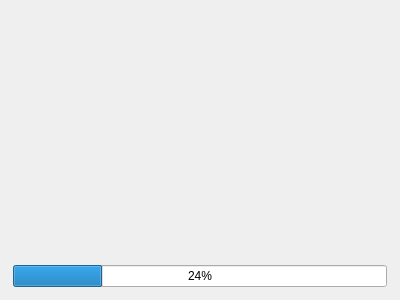
<?xml version="1.0" encoding="UTF-8"?>
<ui version="4.0">
 <class>NotificationZone</class>
 <widget class="QWidget" name="NotificationZone">
  <property name="geometry">
   <rect>
    <x>0</x>
    <y>0</y>
    <width>400</width>
    <height>300</height>
   </rect>
  </property>
  <property name="windowTitle">
   <string>Notification Zone</string>
  </property>
  <layout class="QVBoxLayout" name="verticalLayout_2">
   <item>
    <layout class="QVBoxLayout" name="verticalLayout" stretch="1,0">
     <property name="spacing">
      <number>2</number>
     </property>
     <property name="leftMargin">
      <number>2</number>
     </property>
     <property name="topMargin">
      <number>2</number>
     </property>
     <property name="rightMargin">
      <number>2</number>
     </property>
     <property name="bottomMargin">
      <number>2</number>
     </property>
     <item>
      <widget class="LogPanel" name="m_logPanel" native="true"/>
     </item>
     <item>
      <widget class="QProgressBar" name="m_progessBar">
       <property name="value">
        <number>24</number>
       </property>
      </widget>
     </item>
    </layout>
   </item>
  </layout>
 </widget>
 <customwidgets>
  <customwidget>
   <class>LogPanel</class>
   <extends>QWidget</extends>
   <header>common_widgets/logpanel.h</header>
   <container>1</container>
  </customwidget>
 </customwidgets>
 <resources/>
 <connections/>
</ui>
